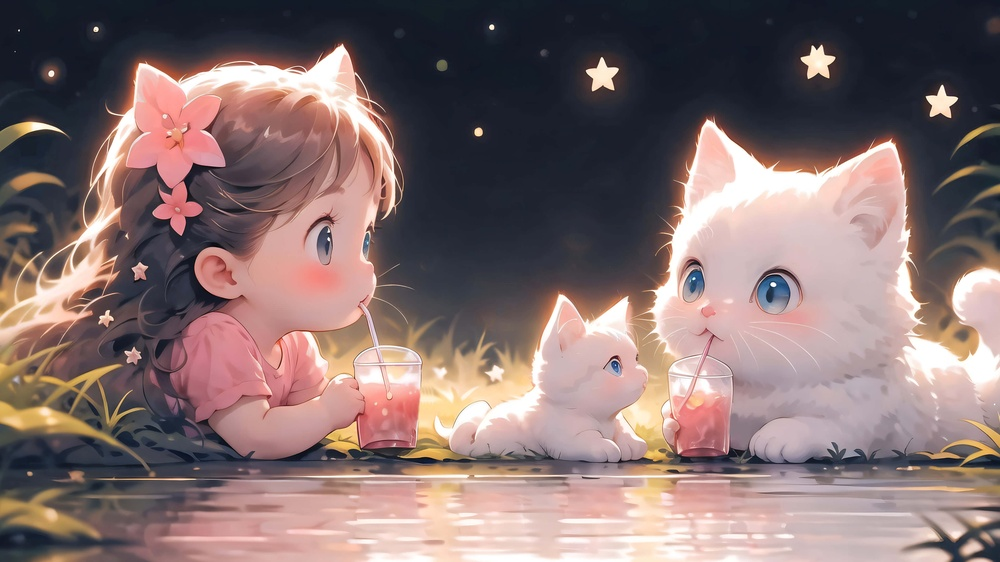
#> input picture main/实验4_图像锐化/Picture.jpg, 1000 x 562 px, shrunk from 3840 x 2160 before the run
$ python '4_反锐化掩蔽.py'
#> lines starting #> are read from the running program, lines starting #| are printed output that depends on the picture
import numpy as np
from matplotlib import pyplot as plt
from scipy import signal
from skimage import io


#   from skimage import data


# 定义二维灰度图像的空间滤波函数
def corre12d(img, window):
    s = signal.correlate2d(img, window, mode='same', boundary='fill')
    return s


# img为原始图像
#   img = data.camera()
img = io.imread('Picture.jpg', as_gray=True)
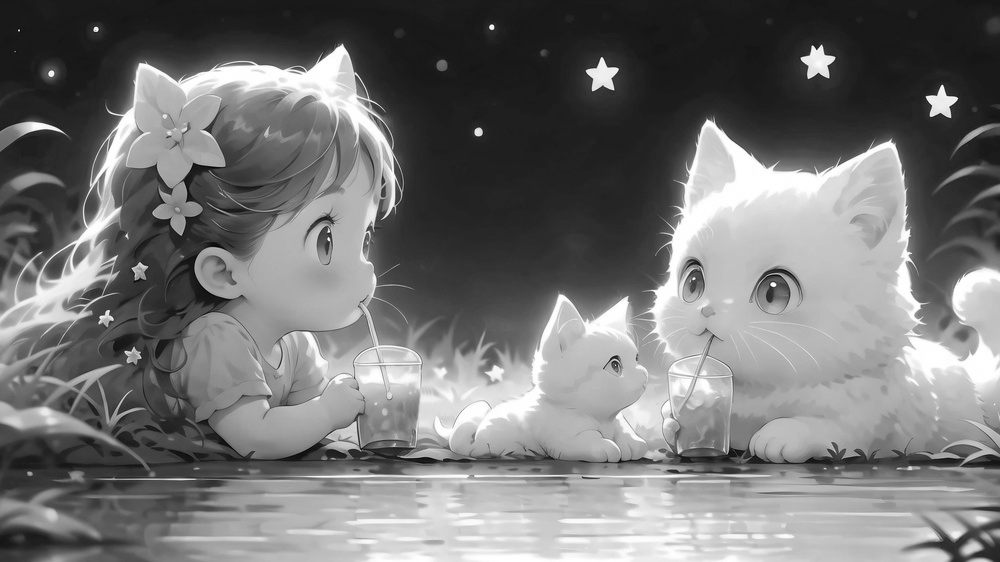
#> img: shape (562, 1000) float64; min 0.00583, max 1, mean 0.458

# 3*3盒状滤波模板
window = np.ones((3, 3)) / (5 ** 2)
img_blur = corre12d(img, window)
#> in corre12d, `s = signal.correlate2d(img, window, mode='same', boundary='fill')`:
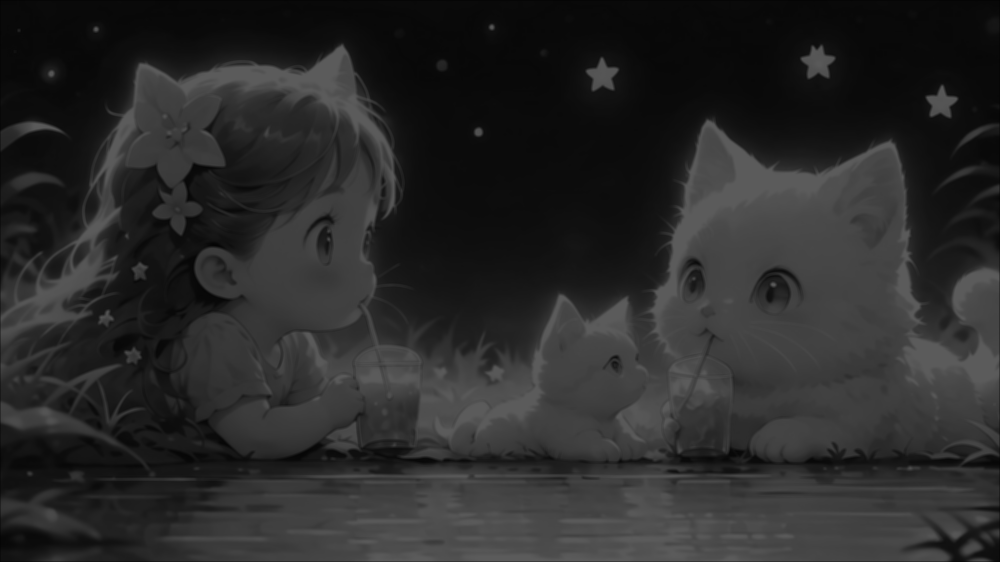
#> s: shape (562, 1000) float64; min 0.0146, max 0.36, mean 0.165

img_edge = img - img_blur
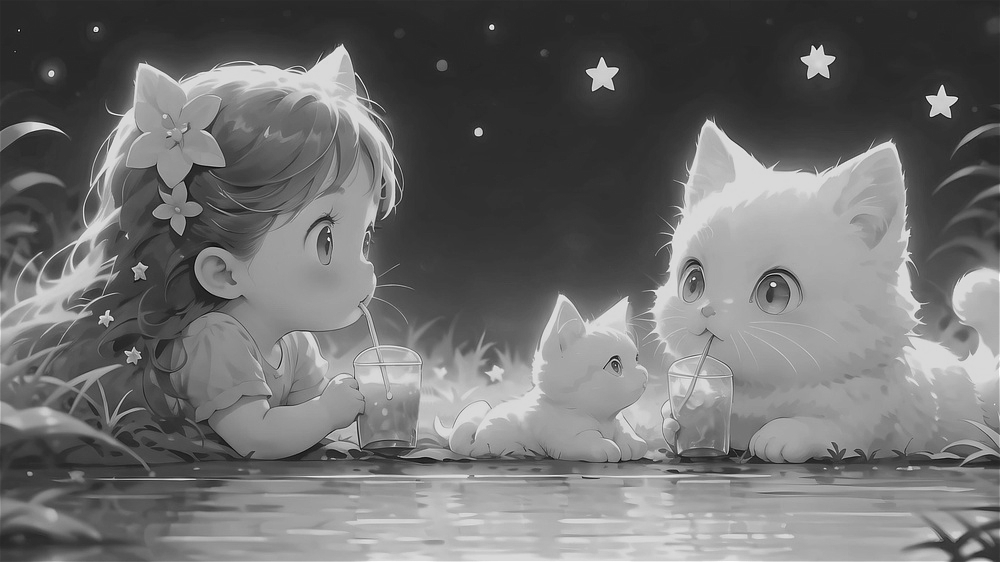
#> img_edge: shape (562, 1000) float64; min -0.0712, max 0.763, mean 0.294; drawn with min black and max white
img_enhance = img + img_edge

# 显示图像
plt.rcParams['font.size'] = 20
plt.rcParams['font.sans-serif'] = ['SimHei']
plt.rcParams['axes.unicode_minus'] = False
plt.subplot(2, 2, 1)
plt.imshow(img, cmap='gray')
plt.axis('off')
plt.title('原图像')

plt.subplot(2, 2, 2)
plt.imshow(img_blur, cmap='gray')
plt.axis('off')
plt.title('模糊图像')

plt.subplot(2, 2, 3)
plt.imshow(img_edge, cmap='gray')
plt.axis('off')
plt.title('差值图像')

plt.subplot(2, 2, 4)
plt.imshow(img_enhance, cmap='gray')
plt.axis('off')
plt.title('锐化增强')

#   plt.savefig('反锐化掩蔽.tif')

plt.show()
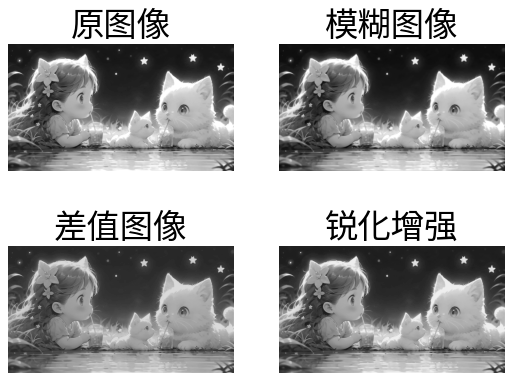
#> figure drawn by matplotlib, 4 panels
